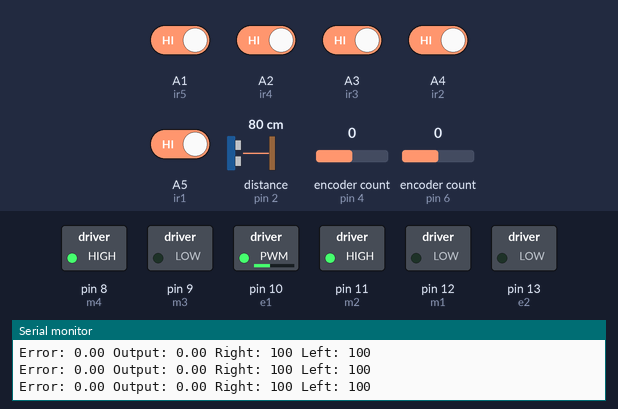
Recording of a sketch running on a simulated Arduino Uno, built with avr-gcc and run on an emulated ATmega328P. On the bench: switched loads named in the sketch (green lamp = pin HIGH), the last lines printed to the serial monitor. Wiring (inferred from the names in the program): ultrasonic range finder: trigger pin 3; echo pin 2. The test bench sets the inputs (shaded band); at power-on: A1 (ir5), A2 (ir4), A3 (ir3), A4 (ir2), A5 (ir1) HIGH, distance to the obstacle (sensor on pin 2) 80 cm, encoder count (sensors on pin 4, pin 6) 0. The echo pulse lasts 58.3 µs per cm; pins used as bus, display or sensor lines are not drawn.

Above: at 1.2 s.
1.3 s: A4 (ir2) driven LOW
At 1.9 s:
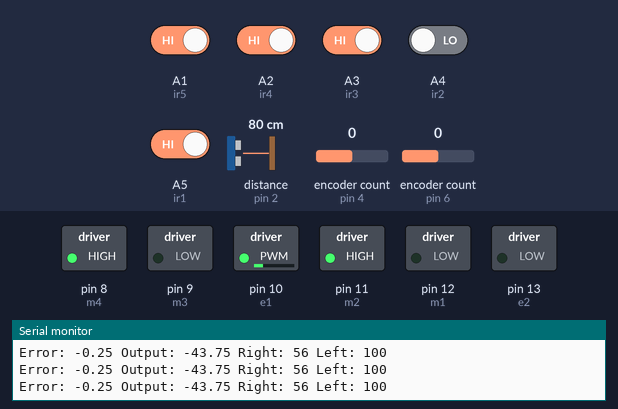
2.8 s: A1 (ir5) driven LOW
At 3.4 s:
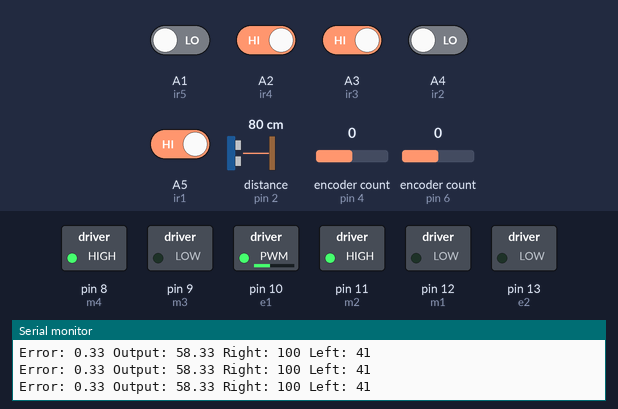
5.8 s: A5 (ir1) driven LOW
At 7.0 s:
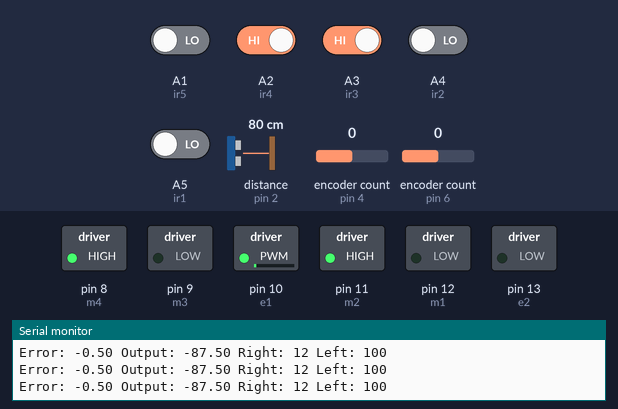
8.8 s: distance to the obstacle (sensor on pin 2) set to 15 cm
11.8 s: distance to the obstacle (sensor on pin 2) set to 12 cm
At 14.63 s:
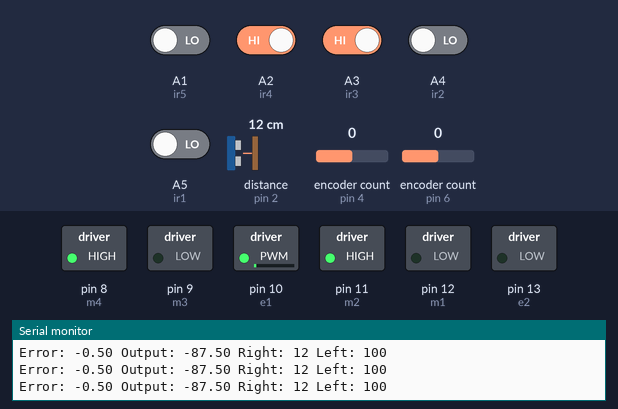
14.8 s: distance to the obstacle (sensor on pin 2) set to 2 cm
At 16.1 s:
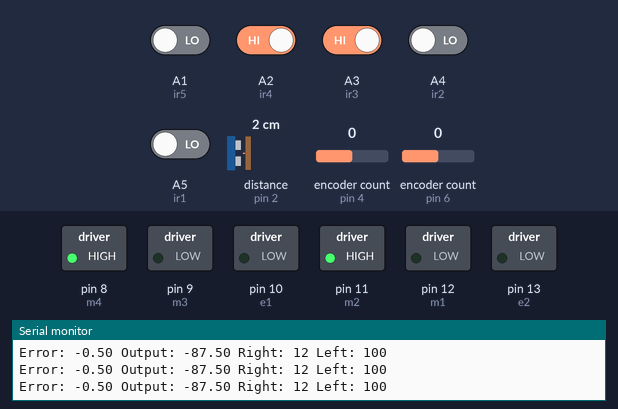
Timing chart, 0 to 17.8 s (numbered marks = the images above; inputs shaded):
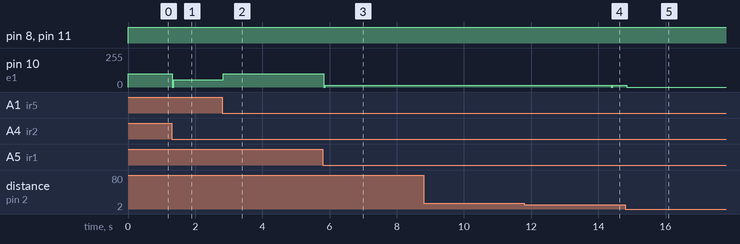

Measured:
- after the input at 1.3 s, pin 10 (e1): 100/255 → 56/255 at once
- after the input at 2.8 s, pin 10 (e1): 56/255 → 100/255 at once
- after the input at 5.8 s, pin 10 (e1): 100/255 → 12/255 at once
- after the input at 11.8 s, pin 10 (e1): 12/255 → 0/255 after 2.6 s, → 12/255 0.05 s later
- after the input at 14.8 s, pin 10 (e1): 12/255 → 0/255 at once

The sketch:

competition_white_line.ino
```cpp
#include <Encoder.h>
Encoder motorLeft(4, 5);  // Pins for left motor encoder
Encoder motorRight(6, 7); // Pins for right motor encoder (adjust as needed)
// Motor pin definitions
#define m1 12 // Right Motor pin1
#define m2 11 // Right Motor pin2
#define m3 9  // Left Motor pin1
#define m4 8  // Left Motor pin2
#define e1 10 // Right Motor Enable
#define e2 13 // Left Motor Enable

// 5 Channel IR Sensor Connections
#define ir1 A5
#define ir2 A4
#define ir3 A3
#define ir4 A2
#define ir5 A1

// PD control parameters
double Kp = 175;     // Proportional gain
double Kd = 80;      // Derivative gain
double setpoint = 2; // Center sensor position
double last_error = 0;
long last_time = 0;
long l_time = 0;
double output = 0;
double last_output = 0;
long oldLeftPos = 0, oldRightPos = 0;
bool is_in_black = false;
const int trigPin = 3;
const int echoPin = 2;

void setup()
{
    Serial.begin(9600);
    pinMode(trigPin, OUTPUT);
    pinMode(echoPin, INPUT);
    // Motor pins
    pinMode(m1, OUTPUT);
    pinMode(m2, OUTPUT);
    pinMode(m3, OUTPUT);
    pinMode(m4, OUTPUT);
    pinMode(e1, OUTPUT);
    pinMode(e2, OUTPUT);

    // IR sensor pins
    pinMode(ir1, INPUT);
    pinMode(ir2, INPUT);
    pinMode(ir3, INPUT);
    pinMode(ir4, INPUT);
    pinMode(ir5, INPUT);
}

void white()
{
    long duration, inches, cm;
    // IR sensor readings
    double s1 = digitalRead(ir1); // Left Most Sensor
    double s2 = digitalRead(ir2); // Left Sensor
    double s3 = digitalRead(ir3); // Middle Sensor
    double s4 = digitalRead(ir4); // Right Sensor
    double s5 = digitalRead(ir5); // Right Most Sensor
    int base_speed = 100;

    double sum_sensor = (s1 + s2 + s3 + s4 + s5);

    double sensor_line = 0;

    if (sum_sensor != 0)
    {
        sensor_line = (s1 * 0 + s2 * 1 + s3 * 2 + s4 * 3 + s5 * 4) / sum_sensor;
    }

    // Calculate error
    double error = setpoint - sensor_line;

    /*
       // Apply stronger correction when outermost sensors are active
      if (s1 == 1) {  // Far left sensor sees line
        error = -2.0;  // Strong left turn command (adjust value as needed)
      }
      else if (s5 == 1) {  // Far right sensor sees line
        error = 2.0;   // Strong right turn command (adjust value as needed)
      }
      */
    // Calculate time difference
    long current_time = millis();
    double delta_time = (current_time - last_time) / 1000.0; // Convert to seconds
    last_time = current_time;

    // Calculate derivative term
    double derivative = (error - last_error) / delta_time;
    last_error = error;

    if (sum_sensor == 5)
    {
        output = last_output;
    }
    else
    {
        // Calculate PD output
        output = Kp * error + Kd * derivative;
        last_output = output;
    }

    // Base motor speeds
    int right_speed = base_speed + output;
    int left_speed = base_speed - output;

    // Constrain speeds to valid PWM range (0-255)
    right_speed = constrain(right_speed, 0, 100);
    left_speed = constrain(left_speed, 0, 100);

    digitalWrite(trigPin, LOW);
    delayMicroseconds(2);
    digitalWrite(trigPin, HIGH);
    delayMicroseconds(10);
    digitalWrite(trigPin, LOW);

    // The same pin is used to read the signal from the PING))): a HIGH pulse
    // whose duration is the time (in microseconds) from the sending of the ping
    // to the reception of its echo off of an object.

    duration = pulseIn(echoPin, HIGH);

    // convert the time into a distance
    inches = microsecondsToInches(duration);
    cm = microsecondsToCentimeters(duration);
    if (cm <= 10)
    {
        analogWrite(e1, 0);
        analogWrite(e2, 0);

        cm = 0;
    }
    else if ((sum_sensor == 0))
    {
        analogWrite(e1, 0);
        analogWrite(e2, 0);
        return;
    }
    else
    {
        analogWrite(e1, right_speed);
        analogWrite(e2, left_speed);
    }
    // Set motor speeds

    // Set motor directions (forward)
    digitalWrite(m1, LOW);
    digitalWrite(m2, HIGH);
    digitalWrite(m3, LOW);
    digitalWrite(m4, HIGH);

    // Debugging output
    Serial.print("Error: ");
    Serial.print(error);
    Serial.print(" Output: ");
    Serial.print(output);
    Serial.print(" Right: ");
    Serial.print(right_speed);
    Serial.print(" Left: ");
    Serial.println(left_speed);
    return;
}

void loop()
{
    white();
    white();
}

long microsecondsToInches(long microseconds)
{
    // According to Parallax's datasheet for the PING))), there are 73.746
    // microseconds per inch (i.e. sound travels at 1130 feet per second).
    // This gives the distance travelled by the ping, outbound and return,
    // so we divide by 2 to get the distance of the obstacle.
    // See: https://www.parallax.com/package/ping-ultrasonic-distance-sensor-downloads/
    return microseconds / 74 / 2;
}

long microsecondsToCentimeters(long microseconds)
{
    // The speed of sound is 340 m/s or 29 microseconds per centimeter.
    // The ping travels out and back, so to find the distance of the object we
    // take half of the distance travelled.
    return microseconds / 29 / 2;
}
```
